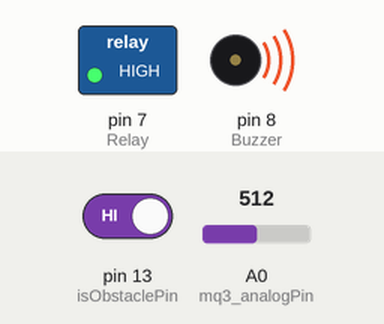
Recording of a sketch running on a simulated Arduino Uno, built with avr-gcc and run on an emulated ATmega328P. Shown: switched loads named in the sketch (green lamp = pin HIGH), buzzer (waves = sounding, pin HIGH). The inputs (shaded band) are chosen by the test bench; at power-on: A0 (mq3_analogPin) = 512, pin 13 (isObstaclePin) HIGH.

Above: at 2.8 s.
2.9 s: A0 (mq3_analogPin) set to 17
5.6 s: A0 (mq3_analogPin) set to 14
At 6.7 s:
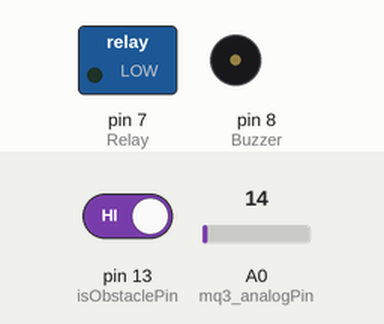
8.3 s: A0 (mq3_analogPin) set to 122
At 11.0 s:
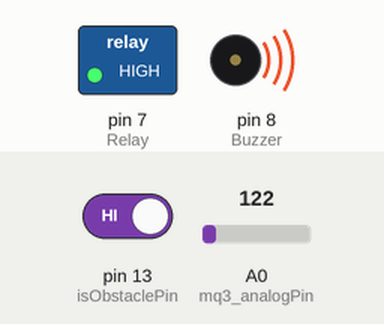
11.5 s: A0 (mq3_analogPin) set to 5
At 12.5 s:
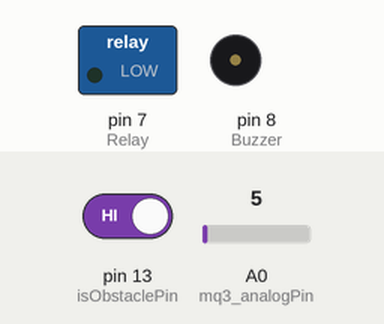
Timing chart, 0 to 14.5 s (numbered marks = the images above; inputs shaded):
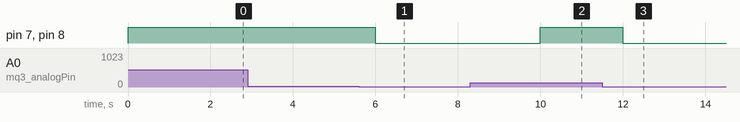

The sketch:

Smart_Ignition_System_in_Car.ino
```cpp
/* Code devloped by Jayasurya Obbu*/
/* This code is open-source */
/* Any doubts regarding code, just mail to jay@immortalelectronics.in (or) hello@jayasurya.me */
/* Dated 11 Apr 2017 */

/* Initializing Pin Numbers */
int Relay = 7;
int Buzzer = 8;
int mq3_analogPin = A0;
int isObstaclePin = 13;

/* Declaring Variables */
int isObstacle = HIGH;

/* Setup Function */
void setup()
{
pinMode(isObstaclePin, INPUT);
pinMode(Relay, OUTPUT);
pinMode(Buzzer, OUTPUT);
Serial.begin(9600);
}

/* Loop Function */
void loop()
{
int mq3_value = analogRead(mq3_analogPin);
   isObstacle = digitalRead(isObstaclePin);

   if (mq3_value > 15)
   {
      digitalWrite(Relay, HIGH);
      digitalWrite(Buzzer, HIGH);
   }

   else if(mq3_value <= 15)
   {
        if (isObstacle == LOW )
          {
             digitalWrite(Relay, HIGH);
             digitalWrite(Buzzer, HIGH);
          }

       else if(isObstacle == HIGH)
          {
      digitalWrite(Relay, LOW);
             digitalWrite(Buzzer, LOW);
          }
   }
  delay(2000);
}
```

Measured:
- the behaviour switches between 16 and 15 on A0 (mq3_analogPin) (found by bisection; images 0 and 1)
- after the input at 2.9 s, every drawn part: stays the same
- after the input at 5.6 s, pin 7 (Relay), pin 8 (Buzzer): HIGH → LOW after 0.40 s
- after the input at 8.3 s, pin 7 (Relay), pin 8 (Buzzer): LOW → HIGH after 1.7 s
- after the input at 11.5 s, pin 7 (Relay), pin 8 (Buzzer): HIGH → LOW after 0.50 s
